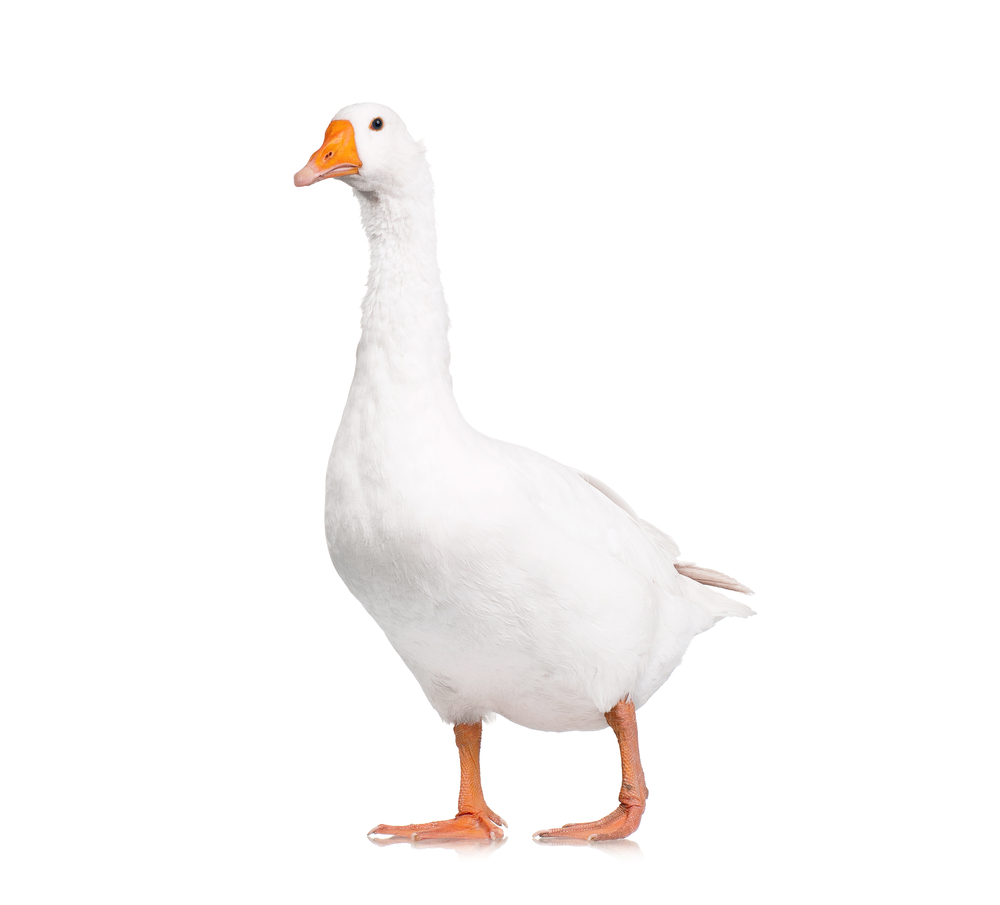
#> input picture Images/goose.jpg, 1000 x 905 px, found by its file name
$ python rk_gs_algorithm.py
#> lines starting #> are read from the running program, lines starting #| are printed output that depends on the picture
from PIL import Image
import numpy as np
import math
import matplotlib.pyplot as plt

# An algorithm which is used to retrieve a phase distribution of a target image.
def gs_algorithm(img, iters=30):

    H, W = img.shape
    # 일회성
    phase_s = np.random.rand(H,W)
    phase_f = np.ones((H,W))
    # 계속 씀
    amp_s = np.sqrt(img)
    amp_f = np.ones((H,W))

    signal_s = amp_s * np.exp(1j * phase_s)

    for i in range(iters):
        signal_f = np.fft.fft2(signal_s)
        phase_f = np.angle(signal_f)
        signal_f = amp_f * np.exp(1j * phase_f)

        signal_s = np.fft.ifft2(signal_f)
        phase_s = np.angle(signal_s)
        signal_s = amp_s * np.exp(1j * phase_s)

    return phase_f

def recover(phase):
    return np.fft.ifft2(np.exp(1j*phase))

if __name__ == '__main__':

    iters = 30

    img_path = "C:\Lab\CGH\Images\goose.jpg"
    img = Image.open(img_path)
#> img is the input picture: PIL image 1000x905 RGB; mean R, G, B 251.4, 249.9, 249.3
    img = img.convert('L')
#> img: PIL image 1000x905 L
    img = np.array(img)

    phase = gs_algorithm(img, 50)
#> in gs_algorithm, `amp_s = np.sqrt(img)`:
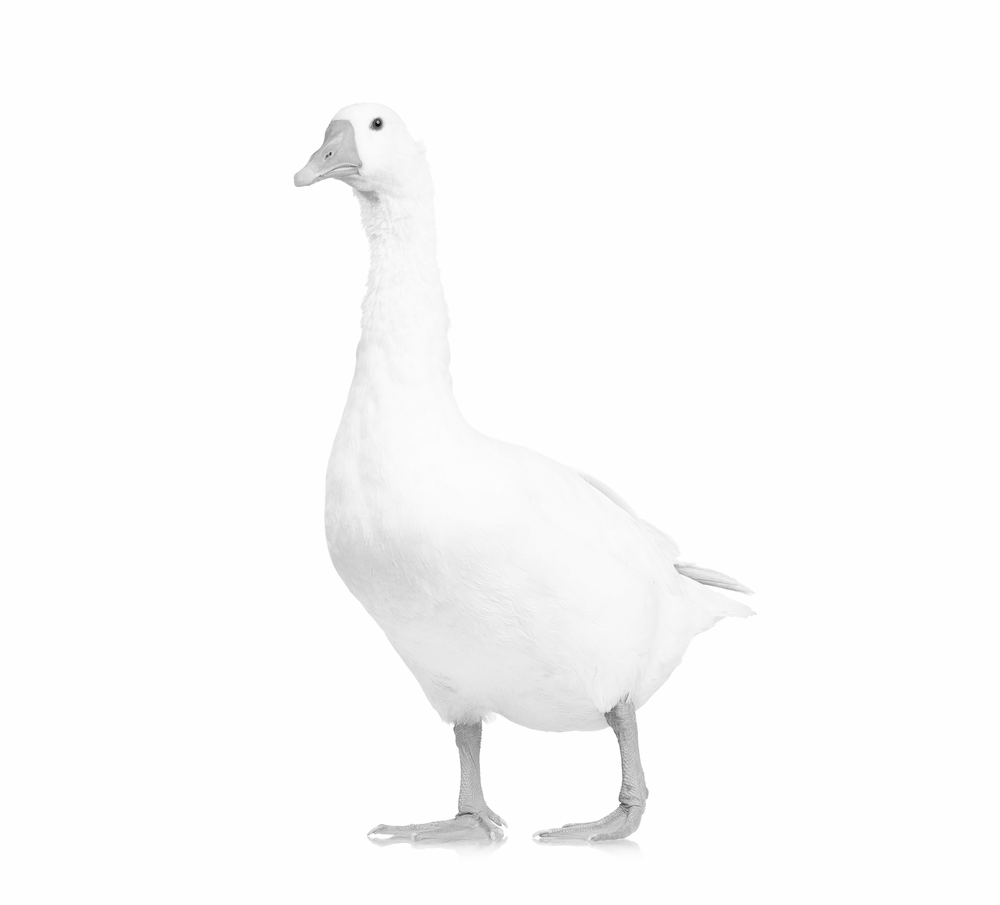
#> amp_s: shape (905, 1000) float16; min 2.45, max 15.97, mean 15.81; drawn with min black and max white
#> the loop in gs_algorithm, `for i in range(iters):` made 50 passes
#> pass 1, in gs_algorithm, `phase_f = np.angle(signal_f)`:
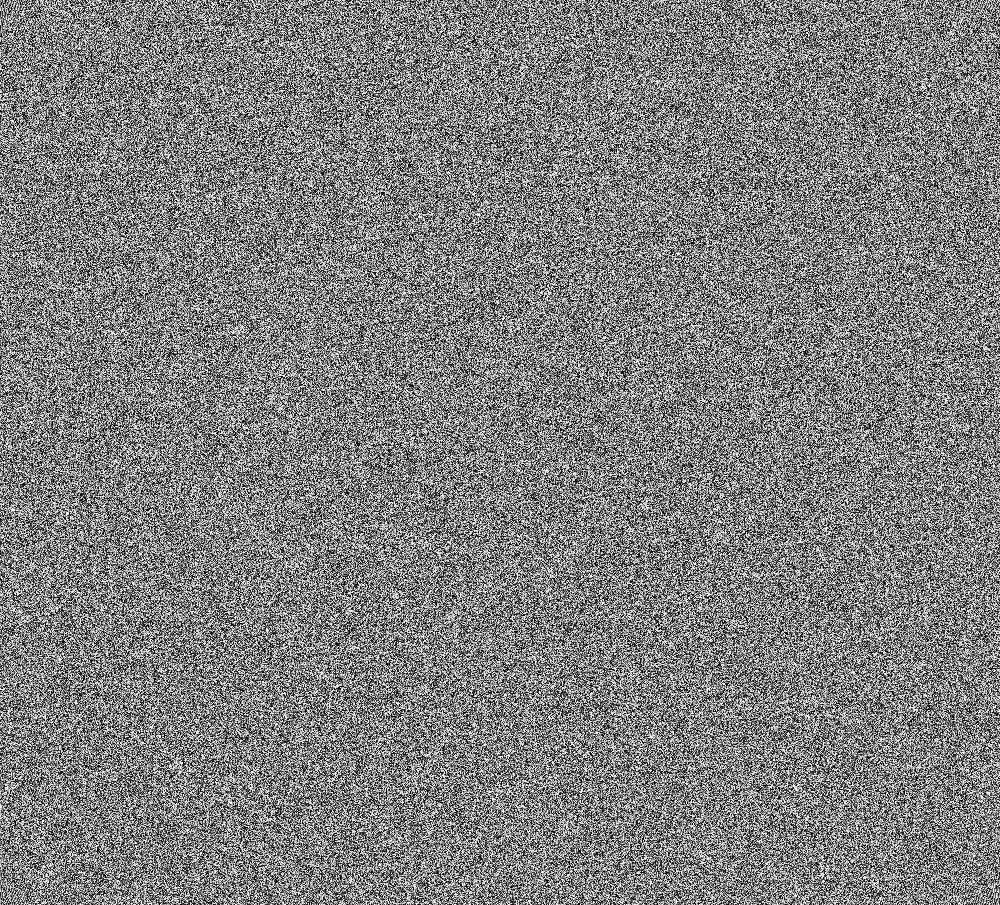
#> phase_f: shape (905, 1000) float64; min -3.14, max 3.14, mean 0.00195; drawn with min black and max white
#> pass 1, in gs_algorithm, `phase_s = np.angle(signal_s)`:
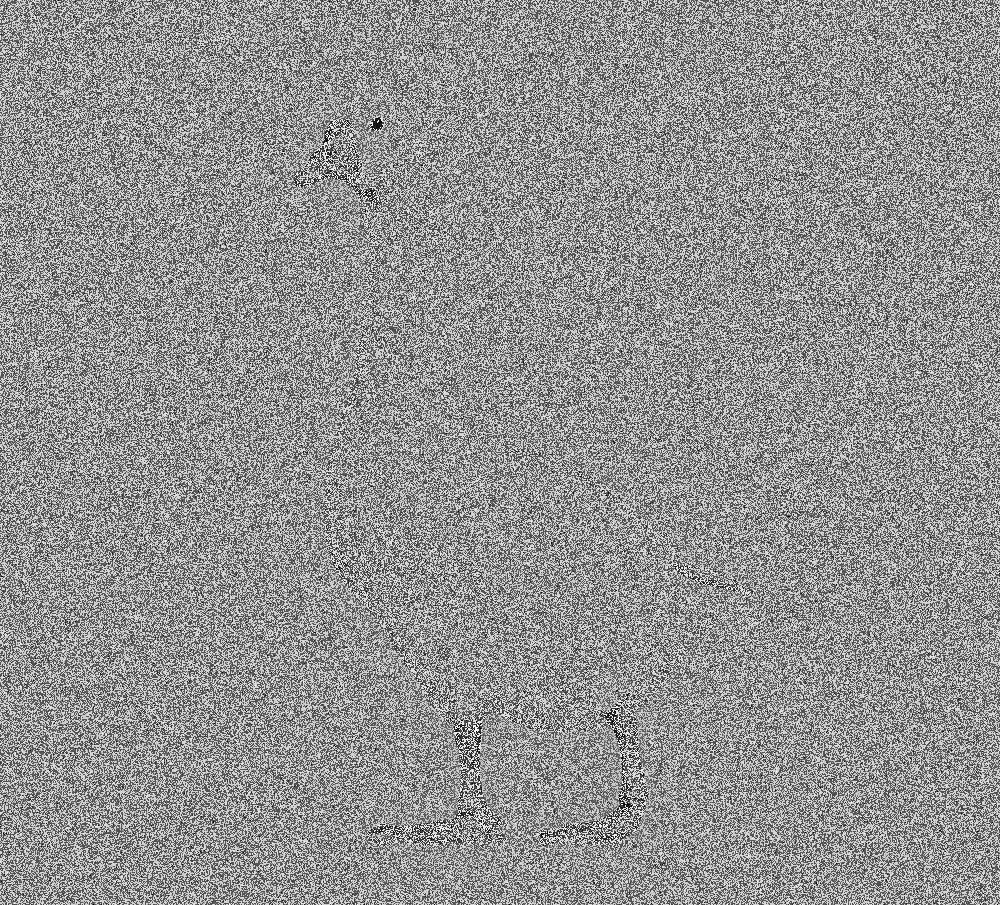
#> phase_s: shape (905, 1000) float64; min -3.14, max 3.14, mean 0.463; drawn with min black and max white
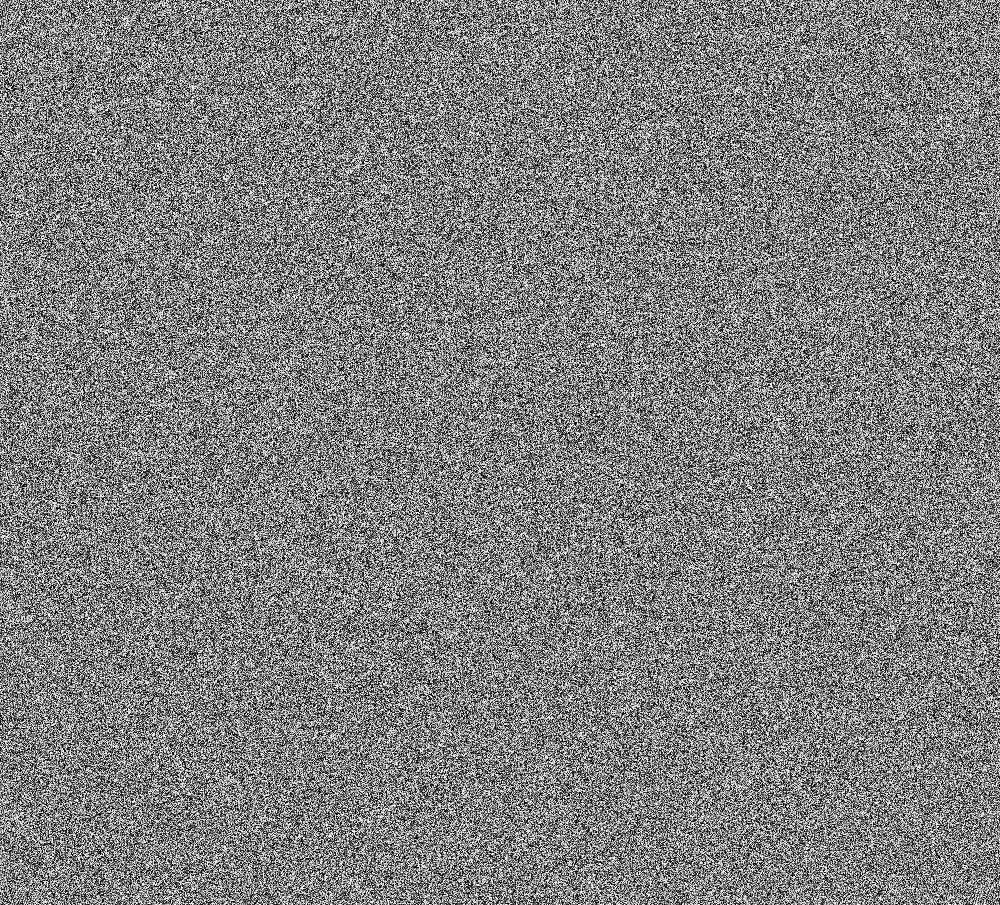
#> phase: shape (905, 1000) float64; min -3.14, max 3.14, mean 0.00249; drawn with min black and max white

    re = recover(phase)

    plt.figure(1)
    plt.imshow(img)
    plt.title('original image')

    plt.figure(2)
    plt.imshow(phase)
    plt.title('phase mask')

    plt.figure(3)
    plt.imshow(np.abs(re))
    plt.title('recovered image')

    plt.show()
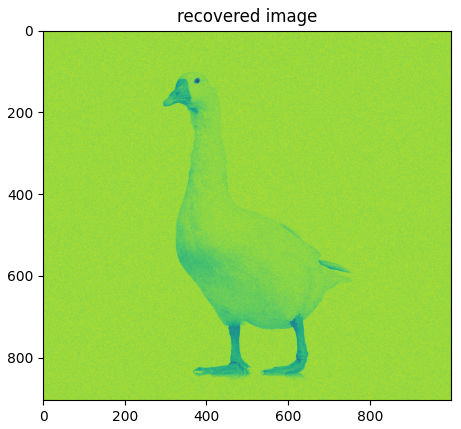
#> figure drawn by matplotlib, 1 panel
